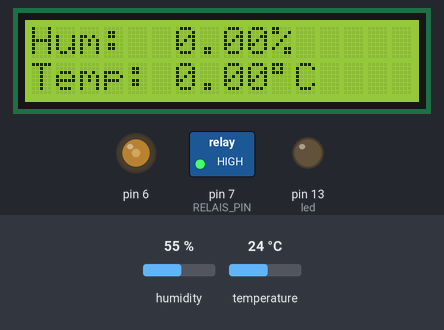
The sketch below on a simulated Arduino Uno, built with avr-gcc and run on an emulated ATmega328P. Shown: 16×2 character LCD, switched loads named in the sketch (green lamp = pin HIGH), output pins drawn as LEDs (lit = HIGH). The inputs (shaded band) are chosen by the test bench; at power-on: humidity 55 %, temperature 24 °C. What the sketch prints to the serial monitor is not drawn.

Above: at 1.2 s.
1.3 s: humidity set to 23 %
At 8.4 s:
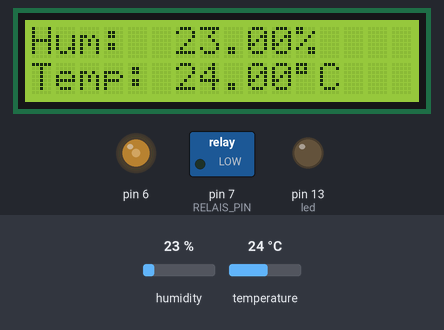
8.5 s: humidity set to 19 %
At 14.8 s:
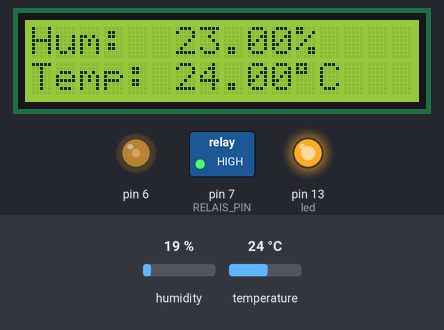
16.6 s: temperature set to 12 °C
At 24.7 s:
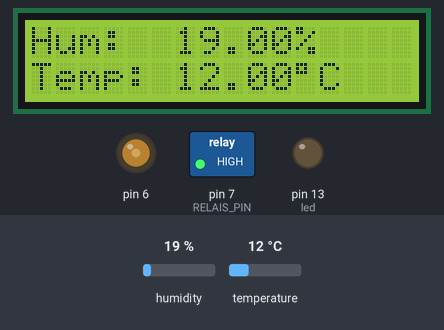
25.6 s: temperature set to 19 °C
At 32.8 s:
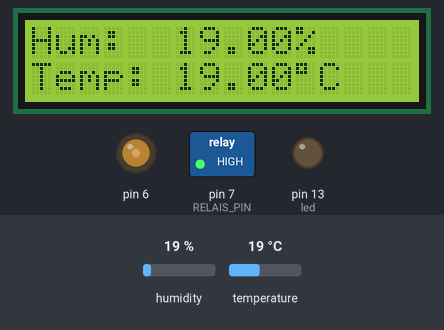
Timing chart, 0 to 35.9 s (numbered marks = the images above; inputs shaded):
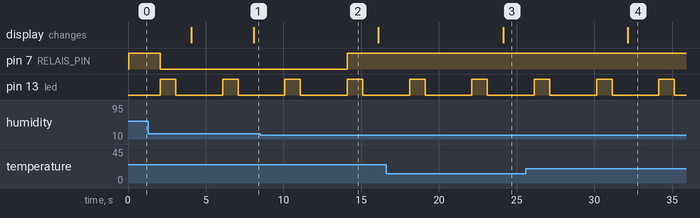

The sketch:

arduino_dhttest.ino
```cpp
 //Used LCD Pins
 //2, 3, 4, 5, 6, 11, 12, 3xGND, 2x5V
 //
 //Open pins
 //9, 10
 //
 //DHT11 Pins
 //8, 1xGND, 1x5V
 //
 //RELAY Pins
 //7, 1x GND, 1x5V
 //
 //LED Pins
 //13, 1xGND

#include <LiquidCrystal.h>
#include <DHT.h>

#define DHT11_PIN 8
#define DHTTYPE DHT12
#define RELAIS_PIN 7
#define LED 13


DHT dht(DHT11_PIN, DHTTYPE);
int Contrast=100;
LiquidCrystal lcd(12, 11, 5, 4, 3, 2);
int led = 13;

float hum;
float temp;
float relaisSwitchOnThreshhold=20.00;

 void setup()
 {
    //LCD
    analogWrite(6,Contrast);
     lcd.begin(16, 2);

    //DHT11
    Serial.begin(9600);
    dht.begin();

    //RELAY
    pinMode(RELAIS_PIN, OUTPUT);
    digitalWrite(RELAIS_PIN, HIGH);

    //LED
    pinMode(led, OUTPUT);
  }


     void loop()
 {
     lcd.setCursor(0, 0);
     lcd.print("Hum:  " + String(hum) + "%");
     lcd.setCursor(0, 1);
     lcd.print("Temp: " + String(temp) + (char)223 + "C");

    hum = dht.readHumidity();
    temp= dht.readTemperature();

    Serial.print("Humidity: ");
    Serial.print(hum);
    Serial.print(" %, Temp: ");
    Serial.print(temp);
    Serial.println(" Celsius");
    delay(2000);
    switchRelaisBasedOnSensorHumidity(hum);

    digitalWrite(led, HIGH);
    delay(1000);
    digitalWrite(led, LOW);
    delay(1000);
 }


 void switchRelaisBasedOnSensorHumidity(float hum){
       if (isHumidityAboveThreshhold(hum)){
        digitalWrite(RELAIS_PIN, LOW);
        Serial.println(" Switching Relay");
    } else {
        digitalWrite(RELAIS_PIN, HIGH);
        Serial.println(" Switching Relay Off");
    }
}

bool isHumidityAboveThreshhold(float hum){
    if (hum>relaisSwitchOnThreshhold){
    return true;
    }
    return false;
}
```

Measured:
- the behaviour switches between 21 and 20 % on humidity (found by bisection; images 1 and 2)
- after the input at 1.3 s, the display: first differs from a run without the input after 6.8 s (image 1)
- after the input at 8.5 s, pin 7 (RELAIS_PIN): LOW → HIGH after 5.6 s
- after the input at 16.6 s, the display: changes after 7.5 s (image 3)
- after the input at 25.6 s, the display: changes after 6.6 s (image 4)
- by itself, pin 13 (led): alternates HIGH for 1.0 s and LOW for 3.0 s
